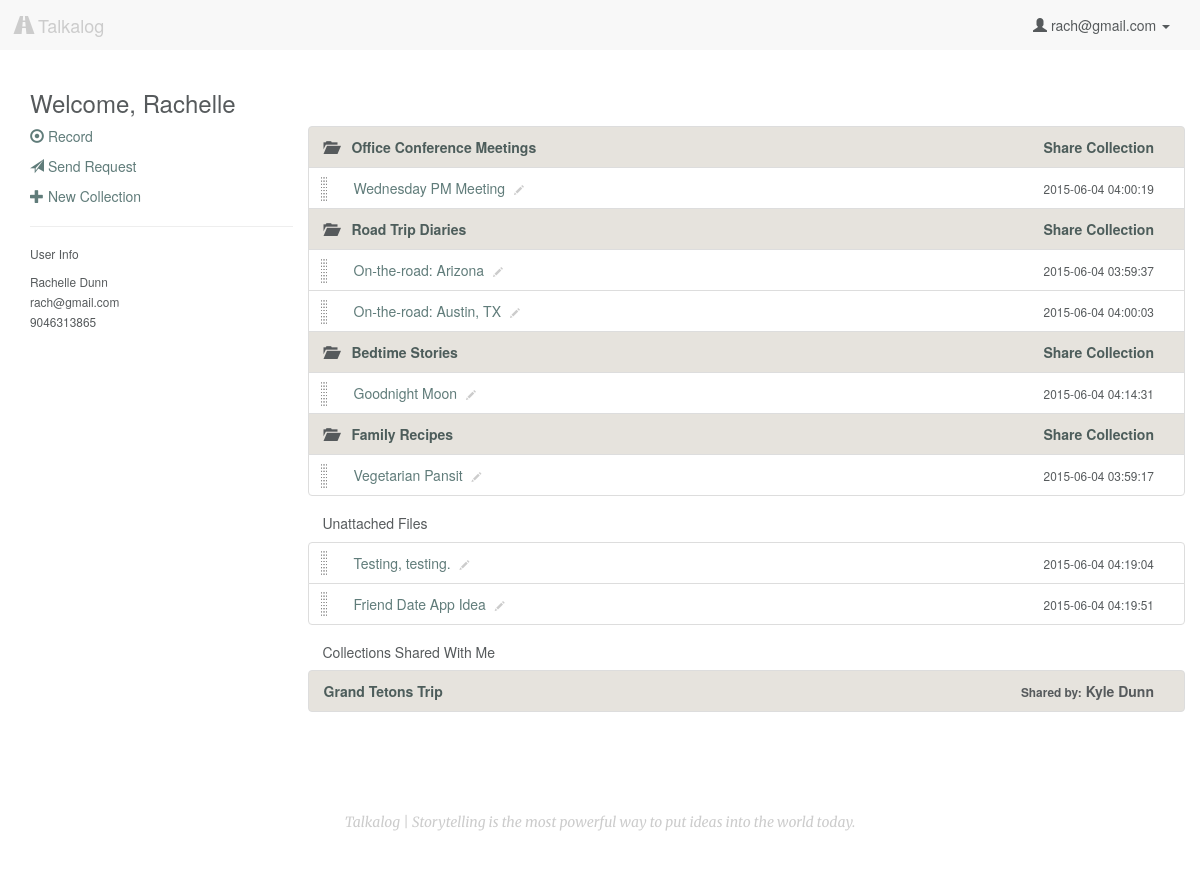
Before: /profile (signed in) with the older database file.
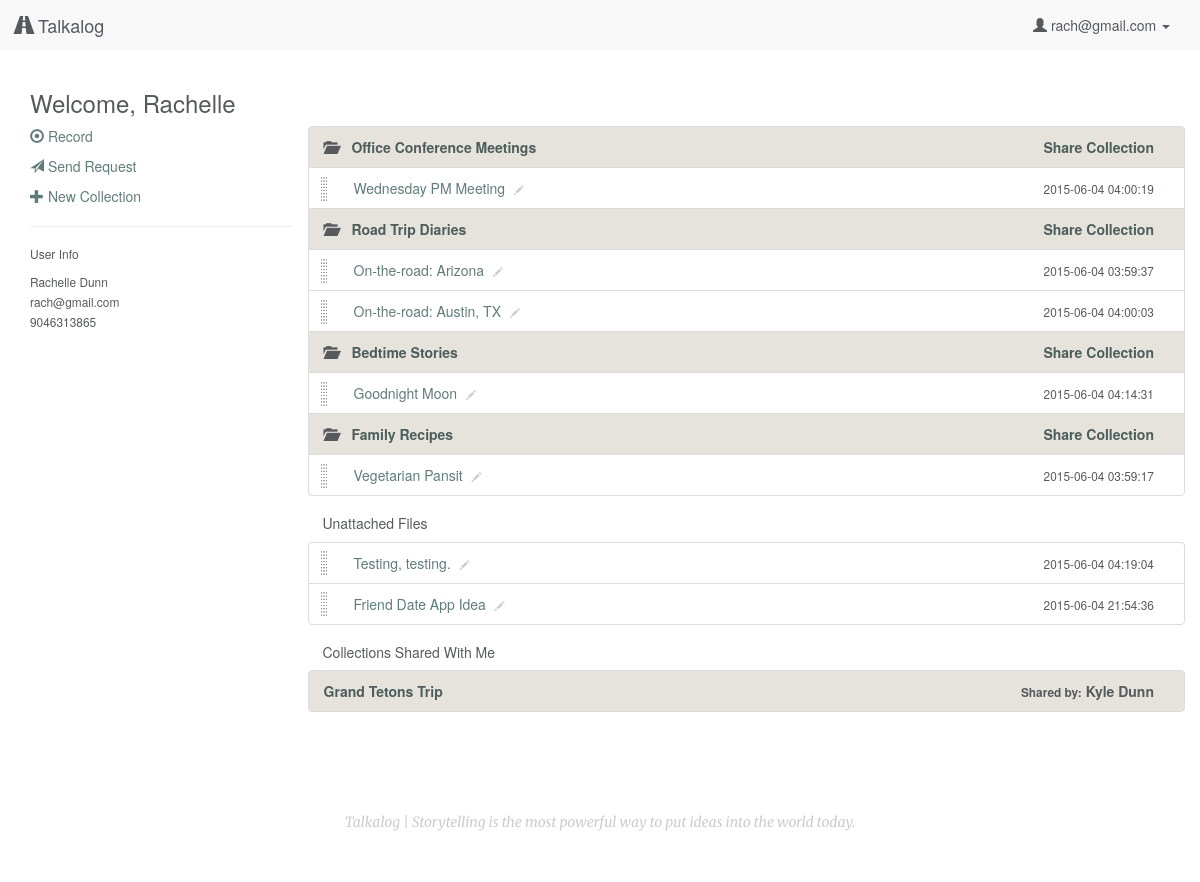
After: the same page with the newer database file.
### model.py (models this page shows, shortened)
class User(db.Model):
    __tablename__ = "Users"
    id = db.Column(db.Integer, autoincrement=True, primary_key=True)
    email = db.Column(db.String(100), nullable=False)
    password = db.Column(db.String(50), nullable=False)
    first_name = db.Column(db.String(50), nullable=False)
    last_name = db.Column(db.String(50), nullable=False)
    tel = db.Column(db.String, nullable=False)

class Collection(db.Model):
    __tablename__ = "Collections"
    id = db.Column(db.Integer, autoincrement=True, primary_key=True)
    user_id = db.Column(db.Integer, db.ForeignKey('Users.id'), nullable=False)
    title = db.Column(db.String, nullable=False, default='Untitled Collection')
    user = db.relationship("User", backref=db.backref("collections", order_by=id))

class CollectionsUploads(db.Model):
    __tablename__ = "CollectionsUploads"
    id = db.Column(db.Integer, autoincrement=True, primary_key=True)
    collection_id = db.Column(db.Integer, db.ForeignKey('Collections.id'), nullable=False)
    upload_id = db.Column(db.Integer, db.ForeignKey('Uploads.id'), nullable=False)
    collection = db.relationship("Collection", backref=db.backref("collectionsuploads", order_by=id))
    upload = db.relationship("Upload", backref=db.backref("collectionsuploads", order_by=id))

class Upload(db.Model):
    __tablename__ = "Uploads"
    id = db.Column(db.Integer, autoincrement=True, primary_key=True)
    user_id = db.Column(db.Integer, db.ForeignKey('Users.id'), nullable=False)
    title = db.Column(db.String, nullable=False, default=db.func.now())
    path = db.Column(db.String(50))
    mimetype = db.Column(db.String(50), default='wav') # wav, jpg, mp3
    datetime = db.Column(db.DateTime, default=db.func.now(), onupdate=db.func.now()) # set datetime to current timestamp
    transcript = db.Column(db.Text)
    user = db.relationship("User", backref=db.backref("uploads", order_by=id))

class CollectionsUsers(db.Model):
    __tablename__ = "CollectionsUsers"
    id = db.Column(db.Integer, autoincrement=True, primary_key=True)
    collection_id = db.Column(db.Integer, db.ForeignKey('Collections.id'), nullable=False)
    user_id = db.Column(db.Integer, db.ForeignKey('Users.id'), nullable=False)
    collection = db.relationship("Collection", backref=db.backref("collectionsusers", order_by=id))
    user = db.relationship("User", backref=db.backref("collectionsusers", order_by=id))

### server.py (the view)
@app.route('/profile')
def user_page():
	"""Show more information about the single user logged in."""
	if 'email' in session:
		user_email = session['email']
		user = User.query.filter_by(email=user_email).first()
		user_uploads = user.uploads
		user_collections = user.collections
		user_cu = []
		for collection in user_collections:
			cu = collection.collectionsuploads
			for i in cu:
				user_cu.append(i.upload_id)
		singleuploads = []
		for i in user_uploads:
			if i.id not in user_cu:
				singleuploads.append(i)
		return render_template("profile.html", user=user,
			singleuploads=singleuploads, upload_folder=UPLOAD_FOLDER)
	else:
		flash('You must be logged in to view files')
		return redirect('/login')

### templates/profile.html (shortened to what this page needs)
{% extends 'base.html' %}
{% block content %}
    <h3>Welcome, {{ user.first_name }}</h3>
    <div class="row">
        <div class="col-sm-3">
            <p><a href="/record"><span class="glyphicon glyphicon-record" aria-hidden="true"></span> Record</a></p>
            <p><a href="/generate"><span class="glyphicon glyphicon-send" aria-hidden="true"></span> Send Request</a></p>
            <p><a href="#" data-toggle="modal" data-target="#myModal"><span class="glyphicon glyphicon-plus" aria-hidden="true"></span> New Collection</a></p>
            <hr>
            <h6>User Info</h6>
            <p><small>{{ user.first_name }} {{ user.last_name }}<br>
                {{ user.email }}<br>
                {{ user.tel }}</small></p>
        </div>
        <div class="col-sm-9">
            <div class="file-box">
                <ul class="list-group">
                    {% if user.collections %}
                        {% for collection in user.collections %}
                            <li class="droppable list-group-item collection row" collection-id="{{ collection.id }}">
                                <div class="name col-xs-8">
                                    <span class="glyphicon glyphicon-folder-open" aria-hidden="true"></span> <a href="/collection/{{ collection.id }}">{{ collection.title }}</a>
                                </div>
                                <div class="share col-xs-4 text-right">
                                    <a href="#" data-toggle="modal" data-target="#share-{{ collection.id }}">
                                      Share <span class="hidden-xs">Collection</span>
                                    </a>
                                </div>
                            </li>
                            {% for cu in collection.collectionsuploads %}
                                <li class="draggable upload list-group-item row" upload-id="{{ cu.upload.id }}">
                                    <div class="name col-xs-8">
                                        <div class="control-group control-group-inline">
                                            <div class="controls">
                                                <a href="/listen/{{ cu.upload.id }}" class="upload-title" data-toggle="#pencil-{{ cu.upload.id }}" upload-id="{{ cu.upload.id }}" id="upload-{{ cu.upload.id }}">{{ cu.upload.title }}</a>
                                                <span class="edit" id="pencil-{{ cu.upload.id }}" upload-id="{{ cu.upload.id }}"><span class="glyphicon glyphicon-pencil click-to-edit" aria-hidden="true"></span></span>
                                            </div>
                                        </div>
                                    </div>
                                    <div class="type col-xs-4 text-right">
                                        <small>{{ cu.upload.datetime }}</small>
                                    </div>
                                </li>
                            {% endfor %}
                        {% endfor %}
                    {% endif %}
                </ul>
            </div>
            {% if singleuploads %}
            <h5>Unattached Files</h5>
            <div class="file-box">
                <ul class="list-group">
                    {% for upload in singleuploads %}
                        {% if upload.path %}
                            <li class="draggable upload list-group-item row" upload-id="{{ upload.id }}">
                                <div class="name col-xs-8">
                                    <div class="control-group control-group-inline">
                                        <div class="controls">
                                            <a href="/listen/{{ upload.id }}" class="upload-title" data-toggle=".pencil-{{ upload.id }}" upload-id="{{ upload.id }}" id="upload-{{ upload.id }}">{{ upload.title }}</a>
                                            <span class="edit pencil-{{ upload.id }}"><span class="glyphicon glyphicon-pencil click-to-edit" aria-hidden="true"></span></span>
                                        </div>
                                    </div>
                                </div>
                                <div class="type col-xs-4 text-right">
                                    <small>{{ upload.datetime }}</small>
                                </div>
                            </li>
                        {% endif %}
                    {% endfor %}
                </ul>
            </div>
            {% endif %}
            {% if user.collectionsusers %}
            <h5>Collections Shared With Me</h5>
            <div class="file-box">
                <ul class="list-group">
                    {% for collection in user.collectionsusers %}
                        <li class="list-group-item collection row">
                            <div class="name col-xs-8"><a href="/collection/{{ collection.collection.id }}">{{ collection.collection.title }}</a></div>
                            <div class="col-xs-4 text-right"><small class="hidden-xs">Shared by:</small> {{ collection.collection.user.first_name }} {{ collection.collection.user.last_name }}</div>
                        </li>
                    {% endfor %}
                </ul>
            </div>
            {% endif %}
        </div>
    </div>
{% endblock %}

### templates/base.html (shortened to what this page needs)
<!DOCTYPE html>
<html lang="en">
    <head>
        <link rel="stylesheet" href="https://maxcdn.bootstrapcdn.com/bootstrap/3.3.4/css/bootstrap.min.css">
        <link rel="stylesheet" href="/static/css/style.css"/>
        <link rel="stylesheet" href="https://ajax.googleapis.com/ajax/libs/jqueryui/1.11.4/themes/smoothness/jquery-ui.css"/>
    </head>
    <body>
        <nav class="navbar navbar-default">
            <div class="container-fluid">
                <div class="navbar-header">
                    <a class="navbar-brand" href="/"><span class="glyphicon glyphicon-road" aria-hidden="true"></span> Talkalog</a>
                </div>
                <div class="collapse navbar-collapse" id="bs-example-navbar-collapse-1">
                    <ul class="nav navbar-nav navbar-right">
                    {% if 'email' in session %}
                        <li class="dropdown">
                        <a href="#" class="dropdown-toggle" data-toggle="dropdown" role="button" aria-expanded="false"><span class="glyphicon glyphicon-user" aria-hidden="true"></span> {{ session['email'] }} <span class="caret"></span></a>
                        </li>
                    {% else %}
                        <li><a href="/login">Login</a></li>
                        <li><a href="/signup">Sign Up</a></li>
                    {% endif %}
                    </ul>
                </div>
            </div>
        </nav>
        <div class="container">
            {% block content %}{% endblock %}
        </div>
        <div class="container">
            <footer class="footer">
                <p>Talkalog | Storytelling is the most powerful way to put ideas into the world today.</p>
            </footer>
        </div>
    </body>
</html>

### static/css/style.css (style rules this page uses)
body { background-color: #ffffff; color: #565a5c; }
a { color: #607c7a; -webkit-transition: color 0.1s linear 0s; -moz-transition: color 0.1s linear 0s; -o-transition: color 0.1s linear 0s; transition: color 0.1s linear 0s; }
.h1, .h2, .h3, .h4, .h5, h1, h2, h3, h4, h5 { font-weight: 200; }
.navbar-default { border-radius: 0; border: none; }
.navbar-default a, .navbar-default .navbar-brand, .navbar-default .navbar-nav > li > a { color: #565a5c; }
.footer { padding-top: 40px; padding-bottom: 40px; margin-top: 40px; text-align: center; font-style: italic; font-family: "Merriweather", serif; color: #cccccc; }
.draggable { background: url("/static/img/drag-drop.png") no-repeat 10px center/10px auto rgba(255, 255, 255, 0.7); clear: both; display: block; min-height: 40px; padding-left: 30px; }
.collection { background-color: #E6E3DD !important; padding-left: 0; font-weight: 600; }
.collection a { color: #4d5d5b; }
.glyphicon-folder-open { color: #565a5c; padding-right: 10px; }
.click-to-edit { font-size: 70%; vertical-align: baseline; padding: 0 5px; color: #cccccc; }

Changed rows visible on the page:
changed Upload "Friend Date App Idea": datetime "2015-06-04 04:19:51" → "2015-06-04 21:54:36"
